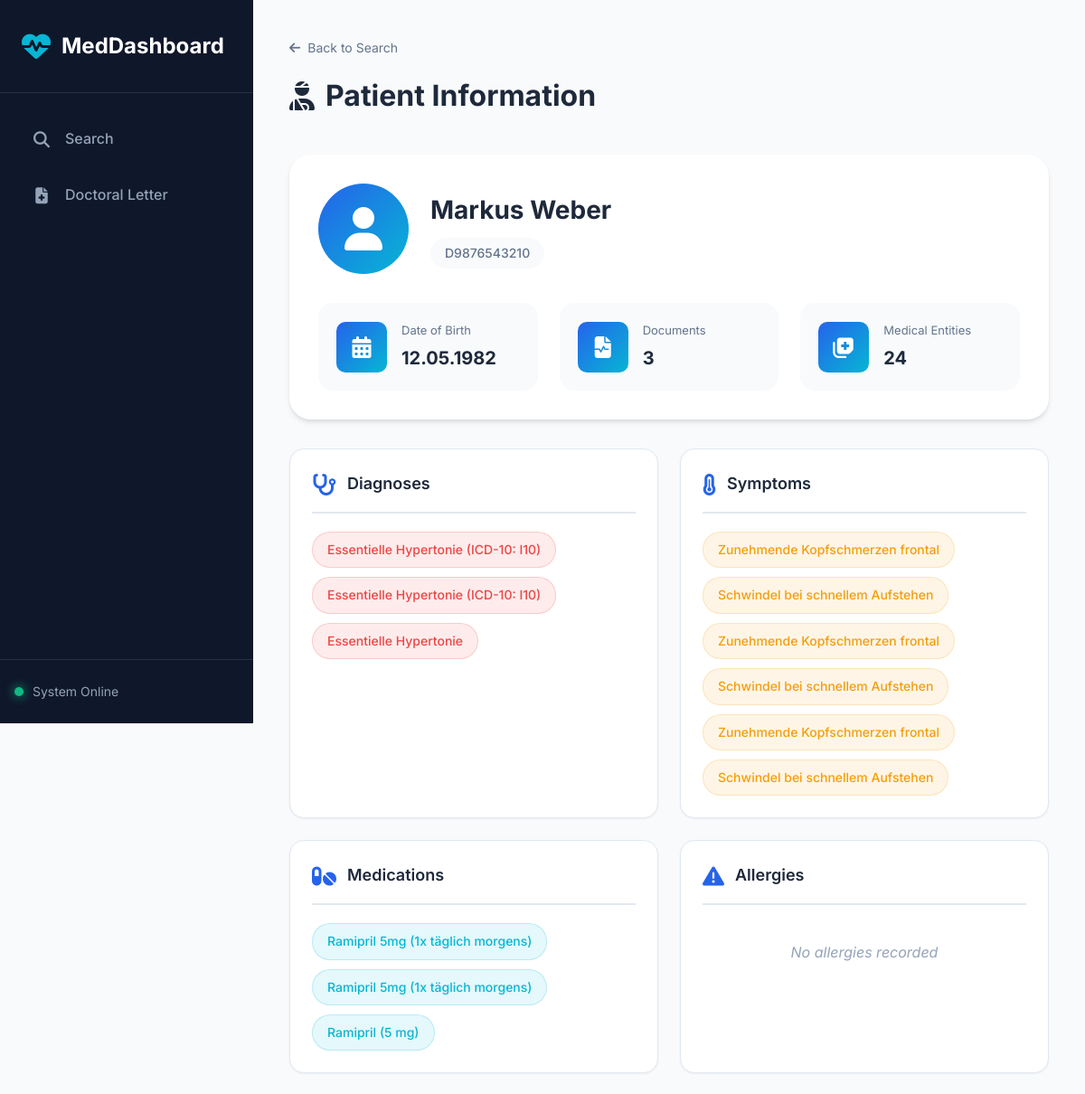
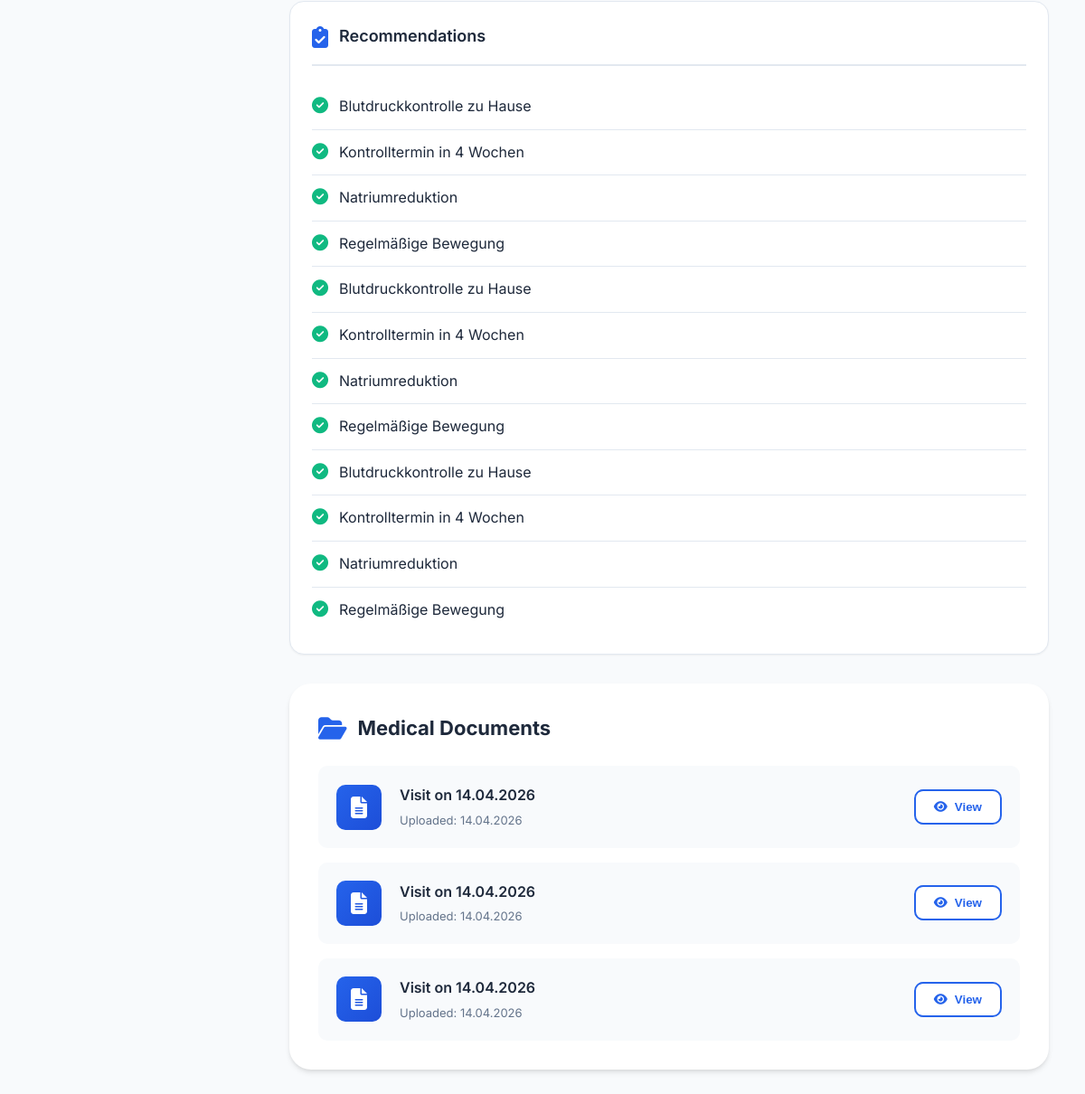
/patient/1, run on the app's committed database (2 pictures, top to bottom).
### tables this page shows
CREATE TABLE patients (
        id INTEGER PRIMARY KEY AUTOINCREMENT,
        name TEXT, dob TEXT, insurance_id TEXT UNIQUE
    );

CREATE TABLE medical_entities (
        id INTEGER PRIMARY KEY AUTOINCREMENT,
        document_id INTEGER, entity_type TEXT, entity_value TEXT,
        FOREIGN KEY(document_id) REFERENCES documents(id)
    );

CREATE TABLE documents (
        id INTEGER PRIMARY KEY AUTOINCREMENT,
        patient_id INTEGER, visit_date TEXT, raw_text TEXT,
        FOREIGN KEY(patient_id) REFERENCES patients(id)
    );

### flask_app/app.py (the view)
@app.route('/patient/<int:patient_id>')
def patient_detail(patient_id):
    conn = get_db_connection()
    patient = conn.execute('SELECT * FROM patients WHERE id = ?', (patient_id,)).fetchone()
    if patient is None:
        conn.close()
        return "Patient not found", 404
    documents = conn.execute('''
        SELECT * FROM documents WHERE patient_id = ? ORDER BY visit_date DESC
    ''', (patient_id,)).fetchall()
    doc_ids = [doc['id'] for doc in documents]
    if doc_ids:
        placeholders = ','.join('?' * len(doc_ids))
        entities = conn.execute(f'''
            SELECT document_id, entity_type, entity_value FROM medical_entities
            WHERE document_id IN ({placeholders})
            ORDER BY entity_type
        ''', doc_ids).fetchall()
    else:
        entities = []
    conn.close()
    return render_template('patient.html', patient=patient, documents=documents, entities=entities)

### flask_app/app.py (called while the page is built)
def get_db_connection():
    db_path = Path(__file__).parent.parent / "db" / "med_data.db"
    conn = sqlite3.connect(db_path)
    conn.row_factory = sqlite3.Row
    return conn

### flask_app/templates/patient.html (shortened to what this page needs)
{% extends "base.html" %}
{% block content %}
<div class="page-header">
    <a href="{{ url_for('search') }}" class="back-link">
        <i class="fas fa-arrow-left"></i> Back to Search
    </a>
    <h1><i class="fas fa-user-injured"></i> Patient Information</h1>
</div>
<div class="patient-detail-container">
    <div class="overview-card">
        <div class="overview-header">
            <div class="patient-avatar-large">
                <i class="fas fa-user"></i>
            </div>
            <div class="patient-name-section">
                <h2>{{ patient.name }}</h2>
                <p class="insurance-badge">{{ patient.insurance_id }}</p>
            </div>
        </div>
        <div class="overview-stats">
            <div class="stat-item">
                <div class="stat-icon">
                    <i class="fas fa-calendar-alt"></i>
                </div>
                <div class="stat-content">
                    <span class="stat-label">Date of Birth</span>
                    <span class="stat-value">{{ patient.dob }}</span>
                </div>
            </div>
            <div class="stat-item">
                <div class="stat-icon">
                    <i class="fas fa-file-medical-alt"></i>
                </div>
                <div class="stat-content">
                    <span class="stat-label">Documents</span>
                    <span class="stat-value">{{ documents|length }}</span>
                </div>
            </div>
            <div class="stat-item">
                <div class="stat-icon">
                    <i class="fas fa-notes-medical"></i>
                </div>
                <div class="stat-content">
                    <span class="stat-label">Medical Entities</span>
                    <span class="stat-value">{{ entities|length }}</span>
                </div>
            </div>
        </div>
    </div>
    <div class="medical-info-grid">
        <div class="info-card">
            <div class="card-title">
                <i class="fas fa-stethoscope"></i>
                <h3>Diagnoses</h3>
            </div>
            <div class="card-content">
                {% set diagnoses = entities | selectattr('entity_type', 'equalto', 'Diagnose') | list %}
                {% if diagnoses %}
                    <ul class="medical-list">
                        {% for diag in diagnoses %}
                        <li>
                            <span class="badge diagnosis">{{ diag.entity_value }}</span>
                        </li>
                        {% endfor %}
                    </ul>
                {% else %}
                    <p class="no-data">No diagnoses recorded</p>
                {% endif %}
            </div>
        </div>
        <div class="info-card">
            <div class="card-title">
                <i class="fas fa-thermometer-three-quarters"></i>
                <h3>Symptoms</h3>
            </div>
            <div class="card-content">
                {% set symptoms = entities | selectattr('entity_type', 'equalto', 'Symptom') | list %}
                {% if symptoms %}
                    <ul class="medical-list">
                        {% for symp in symptoms %}
                        <li>
                            <span class="badge symptom">{{ symp.entity_value }}</span>
                        </li>
                        {% endfor %}
                    </ul>
                {% else %}
                    <p class="no-data">No symptoms recorded</p>
                {% endif %}
            </div>
        </div>
        <div class="info-card">
            <div class="card-title">
                <i class="fas fa-pills"></i>
                <h3>Medications</h3>
            </div>
            <div class="card-content">
                {% set meds = entities | selectattr('entity_type', 'equalto', 'Medikament') | list %}
                {% if meds %}
                    <ul class="medical-list">
                        {% for med in meds %}
                        <li>
                            <span class="badge medication">{{ med.entity_value }}</span>
                        </li>
                        {% endfor %}
                    </ul>
                {% else %}
                    <p class="no-data">No medications prescribed</p>
                {% endif %}
            </div>
        </div>
        <div class="info-card">
            <div class="card-title">
                <i class="fas fa-exclamation-triangle"></i>
                <h3>Allergies</h3>
            </div>
            <div class="card-content">
                {% set allergies = entities | selectattr('entity_type', 'equalto', 'Allergie') | list %}
                {% if allergies %}
                    <ul class="medical-list">
                        {% for allergy in allergies %}
                        <li>
                            <span class="badge allergy">{{ allergy.entity_value }}</span>
                        </li>
                        {% endfor %}
                    </ul>
                {% else %}
                    <p class="no-data">No allergies recorded</p>
                {% endif %}
            </div>
        </div>
        <div class="info-card full-width">
            <div class="card-title">
                <i class="fas fa-clipboard-check"></i>
                <h3>Recommendations</h3>
            </div>
            <div class="card-content">
                {% set recs = entities | selectattr('entity_type', 'equalto', 'Empfehlung') | list %}
                {% if recs %}
                    <ul class="recommendations-list">
                        {% for rec in recs %}
                        <li>
                            <i class="fas fa-check-circle"></i>
                            <span>{{ rec.entity_value }}</span>
                        </li>
                        {% endfor %}
                    </ul>
                {% else %}
                    <p class="no-data">No recommendations given</p>
                {% endif %}
            </div>
        </div>
    </div>
    <div class="documents-section">
        <div class="section-header">
            <i class="fas fa-folder-open"></i>
            <h2>Medical Documents</h2>
        </div>
        {% if documents %}
            <div class="documents-list">
                {% for doc in documents %}
                <div class="document-item">
                    <div class="doc-icon">
                        <i class="fas fa-file-alt"></i>
                    </div>
                    <div class="doc-info">
                        <h4>Visit on {{ doc.visit_date }}</h4>
                        <p class="doc-date">Uploaded: {{ doc.visit_date }}</p>
                    </div>
                    <div class="doc-actions">
                        <button class="btn-view" onclick="viewDocument({{ doc.id }})">
                            <i class="fas fa-eye"></i> View
                        </button>
                    </div>
                </div>
                {% endfor %}
            </div>
        {% else %}
            <p class="no-data">No documents available</p>
        {% endif %}
    </div>
</div>
{% endblock %}

### flask_app/templates/base.html (shortened to what this page needs)
<!DOCTYPE html>
<html lang="de">
<head>
    <link rel="stylesheet" href="{{ url_for('static', filename='css/style.css') }}">
    <link rel="stylesheet" href="https://cdnjs.cloudflare.com/ajax/libs/font-awesome/6.4.0/css/all.min.css">
</head>
<body>
    <div class="dashboard-container">
        <nav class="sidebar">
            <div class="sidebar-header">
                <div class="logo">
                    <i class="fas fa-heartbeat"></i>
                    <span>MedDashboard</span>
                </div>
            </div>
            <ul class="nav-menu">
                <li class="nav-item">
                    <a href="{{ url_for('search') }}" class="nav-link {% if request.endpoint == 'search' %}active{% endif %}">
                        <i class="fas fa-search"></i>
                        <span>Search</span>
                    </a>
                </li>
                <li class="nav-item">
                    <a href="{{ url_for('letter') }}" class="nav-link {% if request.endpoint == 'letter' %}active{% endif %}">
                        <i class="fas fa-file-medical"></i>
                        <span>Doctoral Letter</span>
                    </a>
                </li>
            </ul>
            <div class="sidebar-footer">
                <div class="system-status">
                    <div class="status-indicator online"></div>
                    <span>System Online</span>
                </div>
            </div>
        </nav>
        <main class="main-content">
            {% block content %}{% endblock %}
        </main>
    </div>
</body>
</html>

### data on the page
patients: name "Markus Weber", insurance_id "D9876543210", dob "12.05.1982"
medical_entities: entity_value "Essentielle Hypertonie (ICD-10: I10)"
medical_entities: entity_value "Essentielle Hypertonie (ICD-10: I10)"
medical_entities: entity_value "Essentielle Hypertonie"
medical_entities: entity_value "Zunehmende Kopfschmerzen frontal"
medical_entities: entity_value "Schwindel bei schnellem Aufstehen"
medical_entities: entity_value "Zunehmende Kopfschmerzen frontal"
medical_entities: entity_value "Schwindel bei schnellem Aufstehen"
medical_entities: entity_value "Zunehmende Kopfschmerzen frontal"
medical_entities: entity_value "Schwindel bei schnellem Aufstehen"
medical_entities: entity_value "Ramipril 5mg (1x täglich morgens)"
medical_entities: entity_value "Ramipril 5mg (1x täglich morgens)"
medical_entities: entity_value "Ramipril (5 mg)"
medical_entities: entity_value "Blutdruckkontrolle zu Hause"
medical_entities: entity_value "Kontrolltermin in 4 Wochen"
medical_entities: entity_value "Natriumreduktion"
medical_entities: entity_value "Regelmäßige Bewegung"
medical_entities: entity_value "Blutdruckkontrolle zu Hause"
medical_entities: entity_value "Kontrolltermin in 4 Wochen"
medical_entities: entity_value "Natriumreduktion"
medical_entities: entity_value "Regelmäßige Bewegung"
medical_entities: entity_value "Blutdruckkontrolle zu Hause"
medical_entities: entity_value "Kontrolltermin in 4 Wochen"
medical_entities: entity_value "Natriumreduktion"
medical_entities: entity_value "Regelmäßige Bewegung"
documents: visit_date "14.04.2026"
documents: visit_date "14.04.2026"
documents: visit_date "14.04.2026"

### other printed values
{{ documents|length }} "3"
{{ entities|length }} "24"
